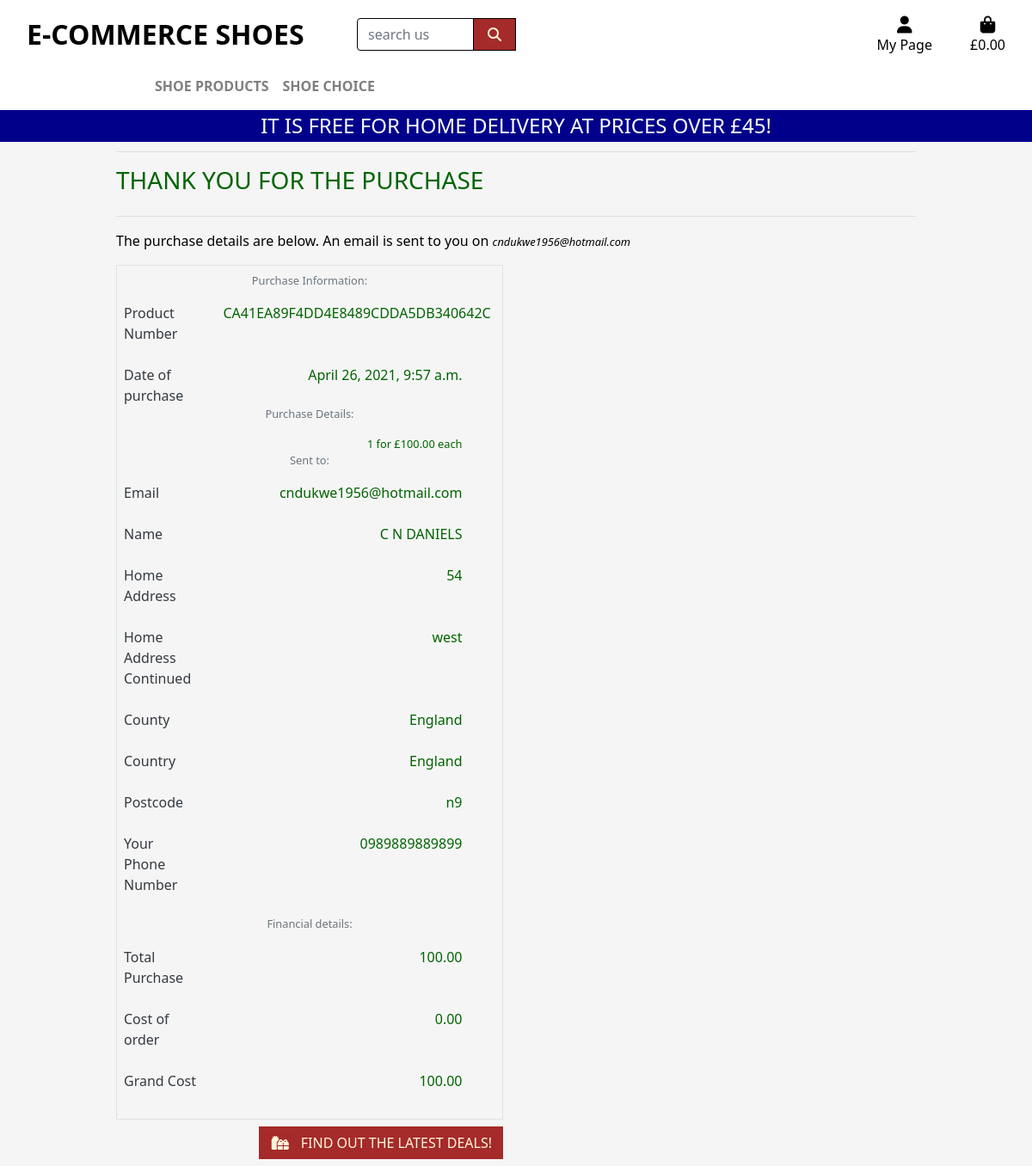
Page /checkout/purchase_success/CA41EA89F4DD4E8489CDDA5DB340642C on the committed database.
### checkout/models.py (models this page shows, shortened)
class Order(models.Model):
    product_number = models.CharField(max_length=40, null=False, blank=False)
    Name = models.CharField(max_length=60, null=False, blank=False)
    email = models.EmailField(max_length=300, null=False, blank=False)
    phone_number = models.CharField(max_length=60, null=False, blank=False)
    home_Address = models.CharField(max_length=60, null=False, blank=False)
    home_Address_continued = models.CharField(max_length=60, null=False, blank=False)
    postcode = models.CharField(max_length=30, null=False, blank=False)
    county = models.CharField(max_length=50, null=False, blank=False)
    country = models.CharField(max_length=50, null=False, blank=False)
    date = models.DateTimeField(auto_now_add=True)
    cost_of_order = models.DecimalField(max_digits=8, decimal_places = 2, null=False, blank=False, default=0)
    overall_cost = models.DecimalField(max_digits=10, decimal_places = 2, null=False, blank=False, default=0)
    grand_cost = models.DecimalField(max_digits=10, decimal_places = 2, null=False, blank=False, default=0)

class OrderLineItem(models.Model):
    order = models.ForeignKey(Order, null=False, blank=False, on_delete=models.CASCADE, related_name='Lineitems')
    product = models.ForeignKey(Product, null=False, blank=False, on_delete=models.CASCADE)
    product_size = models.CharField(max_length=3, null=True, blank=True)
    quantity = models.IntegerField(null=False, blank=False, default=0)
    lineitem_total = models.DecimalField(max_digits=8, decimal_places = 2, null=False, blank=False, editable=False)

### products/models.py (models this page shows, shortened)
class Product(models.Model):
    categories = models.ForeignKey('Category', null=True, blank=True, on_delete=models.SET_NULL)
    skus = models.CharField(max_length=254, null=True, blank=True,)
    name = models.CharField(max_length=254)
    descriptions = models.TextField()
    rating = models.DecimalField(max_digits=6, decimal_places=2, null=True, blank=True)
    shoe_sizes = models.BooleanField(default=False, null=True, blank=True)
    prices = models.DecimalField(max_digits=6, decimal_places=2, null=True)
    image_url = models.URLField(max_length=1024, null=True, blank=True)
    image = models.ImageField(null=True, blank=True)

### checkout/views.py (the view)
# urls.py: path('purchase_success/<product_number>', views.purchase_success, name='purchase_success'),
def purchase_success(request, product_number):
    save_detail = request.session.get('save_detail')
    order = get_object_or_404(Order, product_number=product_number)
    messages.success(request, f'Item Succesfully purchased! \
        This is your order number: {product_number}. An email confirming \
        your purchase will be sent to you on {order.email}.')
    if 'pack' in request.session:
        del request.session['pack']
    template = 'checkout/purchase_success.html'
    context = {
        'order': order,
    }
    return render(request, template, context)

### pack/contexts.py (called while the page is built, shortened)
def pack_contents(request):
    pack_items = []
    overall = 0
    products_count = 0
    pack = request.session.get('pack', {})
    if overall < settings.FREE_DELIVERY_LIMIT:
        delivery = overall * Decimal(settings.STANDARD_DELIVERY_PERCENTAGE / 100)
        real_delivery_alpha = settings.FREE_DELIVERY_LIMIT - overall
    else:
        delivery = 0
        real_delivery_alpha = 0
    overall_total = delivery + overall
    content = {
        'pack_items': pack_items,
        'overall': overall,
        'products_count': products_count,
        'delivery': delivery,
        'real_delivery_alpha': real_delivery_alpha,
        'free_delivery_limit': settings.FREE_DELIVERY_LIMIT,
        'overall_total': overall_total,
    }
    return content

### checkout/templates/checkout/purchase_success.html (shortened to what this page needs)
{% extends "base.html" %}
{% load static %}
{% block extra_css %}
    <link rel="stylesheet" href="{% static 'checkout/css/checkout.css' %}">
{% endblock %}
{% block page_header %}
    <div class="container header-container">
    </div>
{% endblock %}
{% block content %}
    <div class="innerclap"></div>
    <div class="container">
        <div class="row">
            <div class="col">
                <hr>
                <h3 class="logo-font mb-4">Thank you for the purchase</h3>
                <hr>
                <p class="text-black ">The purchase details are below. An email is sent to you on <small class="font-italic">{{ order.email }}</small> </p>
            </div>
        </div>
        <div class="row">
           <div class="col-12 col-lg-6">
               <div class="order-confirmation-wrapper p-2 border">
                   <div class="row">
                       <div class="col">
                           <small class="text-muted"><p class="text-center">Purchase Information: </p></small>
                       </div>
                   </div>
                   <div class="row">
                       <div class="col-12 col-md-3">
                           <p class="mb-4 text-dark font-weight-light">Product Number</p>
                       </div>
                       <div class="col-12 col-md-8 text-md-right">
                           <p class="mb-0">{{ order.product_number }}</p>
                       </div>
                   </div>
                   <div class="row">
                       <div class="col-12 col-md-3">
                           <p class="mb-0 text-dark font-weight-light">Date of purchase</p>
                       </div>
                       <div class="col-12 col-md-8 text-md-right">
                           <p class="mb-0">{{ order.date }}</p>
                       </div>
                   </div>
                   <div class="row">
                       <div class="col">
                           <small class="text-muted"><p class="text-center">Purchase Details: </p></small>
                       </div>
                   </div>
                   {% for item in order.Lineitems.all %}
                   <div class="row">
                       <div class="col-12 col-md-3">
                       </div>
                       <div class="col-12 col-md-8 text-md-right">
                           <p class="small mb-0">{{ item.quantity }} for £{{ item.product.prices }} each</p>
                       </div>
                   </div>
                   {% endfor %}
                   <div class="row">
                       <div class="col">
                           <small class="text-muted"><p class="text-center">Sent to: </p></small>
                       </div>
                   </div>
                   <div class="row">
                       <div class="col-12 col-md-3">
                           <p class="mb-4 text-dark font-weight-light">Email</p>
                       </div>
                       <div class="col-12 col-md-8 text-md-right">
                           <p class="mb-0">{{ order.email }}</p>
                       </div>
                   </div>
                   <div class="row">
                       <div class="col-12 col-md-3">
                           <p class="mb-4 text-dark font-weight-light">Name</p>
                       </div>
                       <div class="col-12 col-md-8 text-md-right">
                           <p class="mb-0">{{ order.Name }}</p>
                       </div>
                   </div>
                   <div class="row">
                       <div class="col-12 col-md-3">
                           <p class="mb-4 text-dark font-weight-light">Home Address</p>
                       </div>
                       <div class="col-12 col-md-8 text-md-right">
                           <p class="mb-0">{{ order.home_Address }}</p>
                       </div>
                   </div>
                   {% if order.home_Address_continued %}
                   <div class="row">
                       <div class="col-12 col-md-3">
                           <p class="mb-4 text-dark font-weight-light">Home Address Continued</p>
                       </div>
                       <div class="col-12 col-md-8 text-md-right">
                           <p class="mb-0">{{ order.home_Address_continued }}</p>
                       </div>
                   </div>
                   {% endif %}
                   {% if order.home_Address_continued %}
                   <div class="row">
                       <div class="col-12 col-md-3">
                           <p class="mb-4 text-dark font-weight-light">County</p>
                       </div>
                       <div class="col-12 col-md-8 text-md-right">
                           <p class="mb-0">{{ order.county }}</p>
                       </div>
                   </div>
                   {% endif %}
                   <div class="row">
                       <div class="col-12 col-md-3">
                           <p class="mb-4 text-dark font-weight-light">Country</p>
                       </div>
                       <div class="col-12 col-md-8 text-md-right">
                           <p class="mb-0">{{ order.country }}</p>
                       </div>
                   </div>
                   {% if order.postcode %}
                   <div class="row">
                       <div class="col-12 col-md-3">
                           <p class="mb-4 text-dark font-weight-light">Postcode</p>
                       </div>
                       <div class="col-12 col-md-8 text-md-right">
                           <p class="mb-0">{{ order.postcode }}</p>
                       </div>
                   </div>
                   {% endif %}
                   <div class="row">
                       <div class="col-12 col-md-3">
                           <p class="mb-4 text-dark font-weight-light">Your Phone Number</p>
                       </div>
                       <div class="col-12 col-md-8 text-md-right">
                           <p class="mb-0">{{ order.phone_number }}</p>
                       </div>
                   </div>
                   <div class="row">
                       <div class="col">
                           <small class="text-muted"><p class="text-center">Financial details: </p></small>
                       </div>
                   </div>
                   <div class="row">
                       <div class="col-12 col-md-3">
                           <p class="mb-4 text-dark font-weight-light">Total Purchase</p>
                       </div>
                       <div class="col-12 col-md-8 text-md-right">
                           <p class="mb-0">{{ order.overall_cost }}</p>
                       </div>
                   </div>
                   <div class="row">
                       <div class="col-12 col-md-3">
                           <p class="mb-4 text-dark font-weight-light">Cost of order</p>
                       </div>
                       <div class="col-12 col-md-8 text-md-right">
                           <p class="mb-0">{{ order.cost_of_order }}</p>
                       </div>
                   </div>
                   <div class="row">
                       <div class="col-12 col-md-3">
                           <p class="mb-4 text-dark font-weight-light">Grand Cost</p>
                       </div>
                       <div class="col-12 col-md-8 text-md-right">
                           <p class="mb-0">{{ order.grand_cost }}</p>
                       </div>
                   </div>
               </div>
           </div>
        </div>
        <div class="row">
			<div class="col-12 col-lg-6 text-right">
				<a href="{% url 'products' %}?category=new_arrivals,deals,clearance" class="btn btn-black rounded-0 my-2">
					<span class="icon mr-2">
						<i class="fas fa-gifts"></i>
					</span>
					<span class="text-uppercase">Find out the latest deals!</span>
				</a>
			</div>
		</div>
    </div>
{% endblock %}

### static/css/base.css (style rules this page uses)
html { height: 100%; }
body { background: url('/media/shoes_varities.jpg') no-repeat center center fixed; background-size: cover; color: darkgreen; height: calc(100vh - 164px); font-family: 'Segoe UI', Roboto, Oxygen, Ubuntu, Cantarell, 'Open Sans', 'Helvetica Neue', sans-serif; }
.icon { align-items: center; display: inline-flex; justify-content: center; height: 1.5rem; width: 1.5rem; }
.logo-font { text-transform: uppercase; }
.btn-black { background: brown; color: cornsilk; }
.text-black { color: black; }
@media (min-width: 992px) { .header-container { padding-top: 160px; } }
@media (min-width: 1200px) { .container { max-width: 80%; } }
.innerclap { height: 100%; width: 100%; position: fixed; background: whitesmoke; z-index: -1; }

### rows in the picture
Order: email "cndukwe1956@hotmail.com", product_number "CA41EA89F4DD4E8489CDDA5DB340642C", date "April 26, 2021, 9:57 a.m.", Name "C N DANIELS", home_Address "54", home_Address_continued "west", county "England", country "England", postcode "n9", phone_number "0989889889899", overall_cost "100.00", cost_of_order "0.00", grand_cost "100.00"
OrderLineItem: quantity "1", product.prices "100.00"
